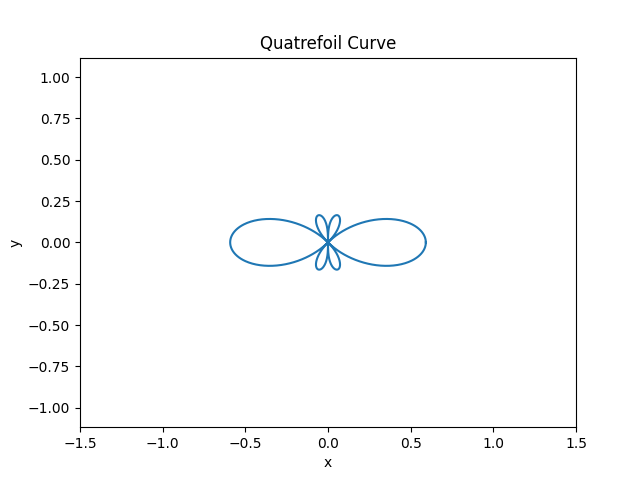

Write Python code to recreate this figure.
import matplotlib.pyplot as plt
import numpy as np

# Define the function for the quatrefoil curve
def quatrefoil(t, a):
    return np.cos(2*t)*np.sqrt(np.abs(np.cos(t))) / (np.sin(t)**2 + a**2)

# Define the range of values for t
t = np.linspace(0, 2*np.pi, 1000)

# Set the parameter value for a
a = 1.3

# Calculate the x and y coordinates of the curve
x = quatrefoil(t, a) * np.cos(t)
y = quatrefoil(t, a) * np.sin(t)

# Plot the curve
plt.plot(x, y)

# Set the axis equal and the axis limits
plt.axis('equal')
plt.xlim([-1.5, 1.5])
plt.ylim([-1.5, 1.5])

# Set the axis labels and title
plt.xlabel('x')
plt.ylabel('y')
plt.title('Quatrefoil Curve')

# Show the plot
plt.show()
